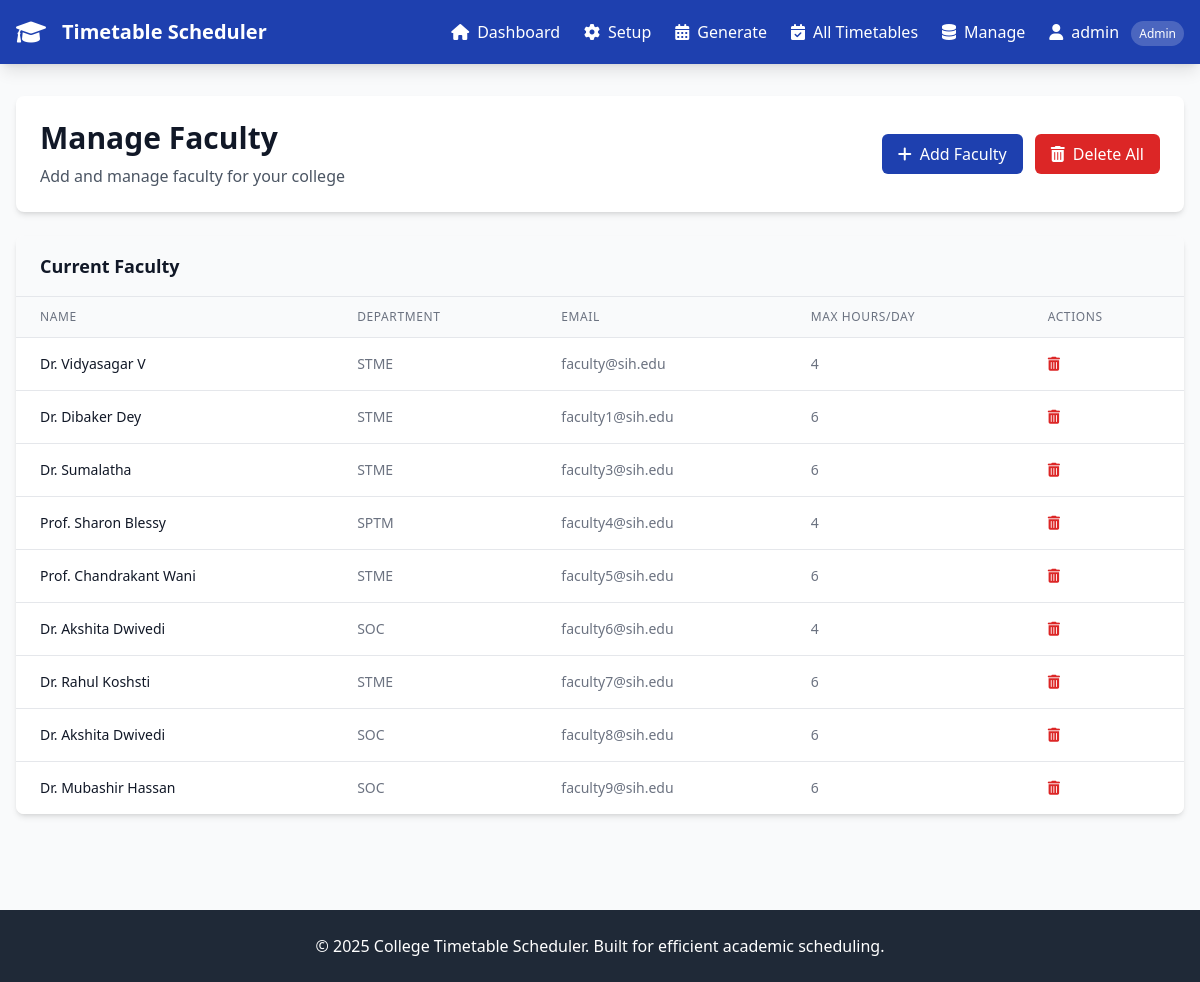
Screenshot of /manage/faculty (signed in) with the database file from the repository.
### app.py (models this page shows)
class Faculty(db.Model):
    id = db.Column(db.Integer, primary_key=True)
    name = db.Column(db.String(100), nullable=False)
    email = db.Column(db.String(100), unique=True, nullable=True)
    department = db.Column(db.String(50))
    max_hours_per_day = db.Column(db.Integer, default=6)
    avg_leaves_per_month = db.Column(db.Integer, default=2)

### app.py (the view)
@app.route('/manage/<string:entity>')
def manage_entity(entity):
    if 'user_id' not in session or session.get('user_role') != 'admin':
        flash('Access denied. Admin privileges required.', 'error')
        return redirect(url_for('login'))
    data = {}
    if entity == 'classrooms':
        data['items'] = Classroom.query.all()
    elif entity == 'faculty':
        data['items'] = Faculty.query.all()
    elif entity == 'subjects':
        data['items'] = Subject.query.all()
        data['faculty'] = Faculty.query.all()
    elif entity == 'batches':
        data['items'] = Batch.query.all()
    elif entity == 'students':
        data['items'] = User.query.filter_by(role='student').all()
        data['batches'] = Batch.query.all()
    if 'items' not in data:
        data['items'] = []
    return render_template('manage.html', entity=entity, data=data)

### templates/manage.html (shortened to what this page needs)
{% extends "base.html" %}
{% block content %}
<div class="space-y-6">
    <div class="bg-white rounded-lg shadow-md p-6">
        <div class="flex items-center justify-between">
            <div>
                <h1 class="text-3xl font-bold text-gray-900">Manage {{ entity.title() }}</h1>
                <p class="text-gray-600 mt-2">Add and manage {{ entity }} for your college</p>
            </div>
            <div class="flex space-x-3">
                <button onclick="toggleAddForm()" class="bg-college-blue text-white px-4 py-2 rounded-md hover:bg-college-dark transition duration-200">
                    <i class="fas fa-plus mr-2"></i>Add {{ entity.rstrip('s').title() }}
                </button>
                {% if data['items'] %}
                <form method="POST" action="{{ url_for('delete_all_entities', entity=entity) }}" style="display: inline-block;" onsubmit="return confirm('⚠️ WARNING: This will delete ALL {{ entity }}! This action cannot be undone. Are you absolutely sure?')">
                    <button type="submit" class="bg-red-600 text-white px-4 py-2 rounded-md hover:bg-red-700 transition duration-200">
                        <i class="fas fa-trash-alt mr-2"></i>Delete All
                    </button>
                </form>
                {% endif %}
            </div>
        </div>
    </div>
    <div class="bg-white rounded-lg shadow-md overflow-hidden">
        <div class="px-6 py-4 bg-gray-50 border-b">
            <h2 class="text-lg font-semibold text-gray-900">Current {{ entity.title() }}</h2>
        </div>
        {% if data['items'] %}
            <div class="overflow-x-auto">
                <table class="min-w-full divide-y divide-gray-200">
                    <thead class="bg-gray-50">
                        <tr>
                            {% if entity == 'classrooms' %}
                                <th class="px-6 py-3 text-left text-xs font-medium text-gray-500 uppercase tracking-wider">Name</th>
                                <th class="px-6 py-3 text-left text-xs font-medium text-gray-500 uppercase tracking-wider">Capacity</th>
                                <th class="px-6 py-3 text-left text-xs font-medium text-gray-500 uppercase tracking-wider">Type</th>
                                <th class="px-6 py-3 text-left text-xs font-medium text-gray-500 uppercase tracking-wider">Status</th>
                                <th class="px-6 py-3 text-left text-xs font-medium text-gray-500 uppercase tracking-wider">Actions</th>
                            {% elif entity == 'faculty' %}
                                <th class="px-6 py-3 text-left text-xs font-medium text-gray-500 uppercase tracking-wider">Name</th>
                                <th class="px-6 py-3 text-left text-xs font-medium text-gray-500 uppercase tracking-wider">Department</th>
                                <th class="px-6 py-3 text-left text-xs font-medium text-gray-500 uppercase tracking-wider">Email</th>
                                <th class="px-6 py-3 text-left text-xs font-medium text-gray-500 uppercase tracking-wider">Max Hours/Day</th>
                                <th class="px-6 py-3 text-left text-xs font-medium text-gray-500 uppercase tracking-wider">Actions</th>
                            {% endif %}
                        </tr>
                    </thead>
                    <tbody class="bg-white divide-y divide-gray-200">
                        {% for item in data['items'] %}
                            <tr class="hover:bg-gray-50">
                                {% if entity == 'classrooms' %}
                                    <td class="px-6 py-4 whitespace-nowrap text-sm font-medium text-gray-900">{{ item.name }}</td>
                                    <td class="px-6 py-4 whitespace-nowrap text-sm text-gray-500">{{ item.capacity }}</td>
                                    <td class="px-6 py-4 whitespace-nowrap">
                                        <span class="px-2 inline-flex text-xs leading-5 font-semibold rounded-full {% if item.type == 'lab' %}bg-blue-100 text-blue-800{% elif item.type == 'tutorial' %}bg-orange-100 text-orange-800{% elif item.type == 'auditorium' %}bg-purple-100 text-purple-800{% else %}bg-green-100 text-green-800{% endif %}">
                                            {{ item.type.title() }}
                                        </span>
                                    </td>
                                    <td class="px-6 py-4 whitespace-nowrap">
                                        <span class="px-2 inline-flex text-xs leading-5 font-semibold rounded-full {% if item.is_available %}bg-green-100 text-green-800{% else %}bg-red-100 text-red-800{% endif %}">
                                            {% if item.is_available %}Available{% else %}Unavailable{% endif %}
                                        </span>
                                    </td>
                                    <td class="px-6 py-4 whitespace-nowrap text-sm text-gray-500">
                                        <form method="POST" action="{{ url_for('delete_entity', entity='classroom', item_id=item.id) }}" style="display: inline-block;" onsubmit="return confirm('Are you sure you want to delete this classroom? This action cannot be undone.')">
                                            <button type="submit" class="text-red-600 hover:text-red-900 transition duration-200">
                                                <i class="fas fa-trash-alt"></i>
                                            </button>
                                        </form>
                                    </td>
                                {% elif entity == 'faculty' %}
                                    <td class="px-6 py-4 whitespace-nowrap text-sm font-medium text-gray-900">{{ item.name }}</td>
                                    <td class="px-6 py-4 whitespace-nowrap text-sm text-gray-500">{{ item.department }}</td>
                                    <td class="px-6 py-4 whitespace-nowrap text-sm text-gray-500">{{ item.email or 'N/A' }}</td>
                                    <td class="px-6 py-4 whitespace-nowrap text-sm text-gray-500">{{ item.max_hours_per_day }}</td>
                                    <td class="px-6 py-4 whitespace-nowrap text-sm text-gray-500">
                                        <form method="POST" action="{{ url_for('delete_entity', entity='faculty', item_id=item.id) }}" style="display: inline-block;" onsubmit="return confirm('Are you sure you want to delete this faculty member? This action cannot be undone.')">
                                            <button type="submit" class="text-red-600 hover:text-red-900 transition duration-200">
                                                <i class="fas fa-trash-alt"></i>
                                            </button>
                                        </form>
                                    </td>
                                {% endif %}
                            </tr>
                        {% endfor %}
                    </tbody>
                </table>
            </div>
        {% else %}
            <div class="px-6 py-8 text-center">
                <i class="fas fa-inbox text-4xl text-gray-400 mb-4"></i>
                <p class="text-gray-500">No {{ entity }} found. Add your first {{ entity.rstrip('s') }} to get started.</p>
            </div>
        {% endif %}
    </div>
</div>
{% endblock %}

### rows the page displays
Faculty: name "Dr. Vidyasagar V", department "STME", email "faculty@sih.edu", max_hours_per_day "4"
Faculty: name "Dr. Dibaker Dey", department "STME", email "faculty1@sih.edu", max_hours_per_day "6"
Faculty: name "Dr. Sumalatha", department "STME", email "faculty3@sih.edu", max_hours_per_day "6"
Faculty: name "Prof. Sharon Blessy", department "SPTM", email "faculty4@sih.edu", max_hours_per_day "4"
Faculty: name "Prof. Chandrakant Wani", department "STME", email "faculty5@sih.edu", max_hours_per_day "6"
Faculty: name "Dr. Akshita Dwivedi", department "SOC", email "faculty6@sih.edu", max_hours_per_day "4"
Faculty: name "Dr. Rahul Koshsti", department "STME", email "faculty7@sih.edu", max_hours_per_day "6"
Faculty: name "Dr. Akshita Dwivedi", department "SOC", email "faculty8@sih.edu", max_hours_per_day "6"
Faculty: name "Dr. Mubashir Hassan", department "SOC", email "faculty9@sih.edu", max_hours_per_day "6"

### other values shown
{{ session.username }} "admin"
{{ entity.title() }} "Faculty"
{{ entity }} "faculty"
{{ entity.rstrip('s').title() }} "Faculty"
